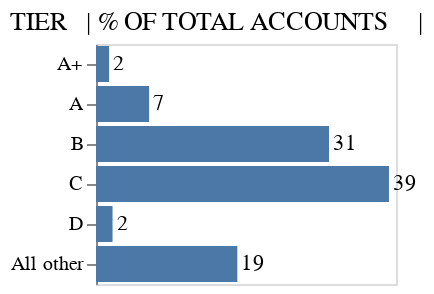

Notebook code cell kept with this figure:
### Markdown cell above
Adding the `order` by `Tier:O` didn't had the same effect as it did on the pie chart. The compatible method for this case is adding a `sort` keyword in the axis to be sorted.

### Code cell
base = alt.Chart(
    table_charts,
    title = alt.Title('TIER   | % OF TOTAL ACCOUNTS     |', anchor = 'start', fontWeight = 'normal')
).encode(
    y = alt.Y('Tier', sort = ["A+"], title = None),  # Encoding the 'Tier' field on the y-axis, with a specific sorting order
    x = alt.X('% Accounts', axis = None), 
    text = alt.Text("% Accounts", format = ".0f")
)

final_acc = (base.mark_bar() + base.mark_text(align = 'left', dx = 2)).properties(width = 150) # Setting te width
final_acc

### Figure 1 — Vega-Lite specification as saved in the notebook (floating-point values rounded to 4 significant figures)
{"config": {"view": {"continuousWidth": 300, "continuousHeight": 300}}, "layer": [{"mark": {"type": "bar"}, "encoding": {"text": {"field": "% Accounts", "format": ".0f", "type": "quantitative"}, "x": {"axis": null, "field": "% Accounts", "type": "quantitative"}, "y": {"field": "Tier", "sort": ["A+"], "title": null, "type": "nominal"}}, "title": {"text": "TIER   | % OF TOTAL ACCOUNTS     |", "anchor": "start", "fontWeight": "normal"}}, {"mark": {"type": "text", "align": "left", "dx": 2}, "encoding": {"text": {"field": "% Accounts", "format": ".0f", "type": "quantitative"}, "x": {"axis": null, "field": "% Accounts", "type": "quantitative"}, "y": {"field": "Tier", "sort": ["A+"], "title": null, "type": "nominal"}}, "title": {"text": "TIER   | % OF TOTAL ACCOUNTS     |", "anchor": "start", "fontWeight": "normal"}}], "data": {"name": "data-35f9124c4b8dd7e8e6a83d69924ed8ee"}, "width": 150, "$schema": "https://vega.github.io/schema/vega-lite/v5.15.1.json", "datasets": {"data-35f9124c4b8dd7e8e6a83d69924ed8ee": [{"Tier": "A+", "# of Accounts": 19.0, "% Accounts": 1.746, "Revenue ($M)": 3.927, "% Revenue": 21.0}, {"Tier": "A", "# of Accounts": 77.0, "% Accounts": 7.077, "Revenue ($M)": 4.675, "% Revenue": 25.0}, {"Tier": "B", "# of Accounts": 338.0, "% Accounts": 31.07, "Revenue ($M)": 5.984, "% Revenue": 32.0}, {"Tier": "C", "# of Accounts": 425.0, "% Accounts": 39.06, "Revenue ($M)": 2.805, "% Revenue": 15.0}, {"Tier": "D", "# of Accounts": 24.0, "% Accounts": 2.206, "Revenue ($M)": 0.374, "% Revenue": 2.0}, {"Tier": "All other", "# of Accounts": 205.0, "% Accounts": 18.84, "Revenue ($M)": 0.935, "% Revenue": 5.0}]}}
